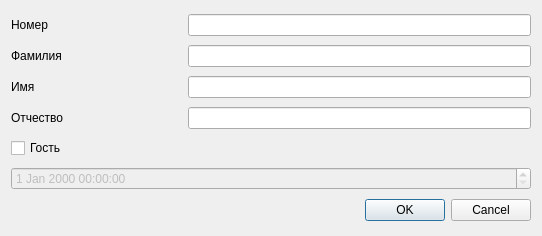
<?xml version="1.0" encoding="UTF-8"?>
<ui version="4.0">
 <class>AddNumber</class>
 <widget class="QDialog" name="AddNumber">
  <property name="geometry">
   <rect>
    <x>0</x>
    <y>0</y>
    <width>542</width>
    <height>236</height>
   </rect>
  </property>
  <property name="windowTitle">
   <string>Dialog</string>
  </property>
  <layout class="QVBoxLayout" name="verticalLayout">
   <item>
    <layout class="QHBoxLayout" name="horizontalLayout_4" stretch="1,2">
     <item>
      <widget class="QLabel" name="label">
       <property name="text">
        <string>Номер</string>
       </property>
      </widget>
     </item>
     <item>
      <widget class="QLineEdit" name="lineEdit"/>
     </item>
    </layout>
   </item>
   <item>
    <layout class="QHBoxLayout" name="horizontalLayout_3" stretch="1,2">
     <item>
      <widget class="QLabel" name="label_2">
       <property name="text">
        <string>Фамилия</string>
       </property>
      </widget>
     </item>
     <item>
      <widget class="QLineEdit" name="lineEdit_2"/>
     </item>
    </layout>
   </item>
   <item>
    <layout class="QHBoxLayout" name="horizontalLayout_2" stretch="1,2">
     <item>
      <widget class="QLabel" name="label_3">
       <property name="text">
        <string>Имя</string>
       </property>
      </widget>
     </item>
     <item>
      <widget class="QLineEdit" name="lineEdit_3"/>
     </item>
    </layout>
   </item>
   <item>
    <layout class="QHBoxLayout" name="horizontalLayout" stretch="1,2">
     <item>
      <widget class="QLabel" name="label_4">
       <property name="text">
        <string>Отчество</string>
       </property>
      </widget>
     </item>
     <item>
      <widget class="QLineEdit" name="lineEdit_4"/>
     </item>
    </layout>
   </item>
   <item>
    <widget class="QCheckBox" name="checkBox">
     <property name="text">
      <string>Гость</string>
     </property>
    </widget>
   </item>
   <item>
    <widget class="QDateTimeEdit" name="dateTimeEdit">
     <property name="enabled">
      <bool>false</bool>
     </property>
    </widget>
   </item>
   <item>
    <widget class="QDialogButtonBox" name="buttonBox">
     <property name="orientation">
      <enum>Qt::Horizontal</enum>
     </property>
     <property name="standardButtons">
      <set>QDialogButtonBox::Cancel|QDialogButtonBox::Ok</set>
     </property>
    </widget>
   </item>
  </layout>
 </widget>
 <resources/>
 <connections/>
</ui>
